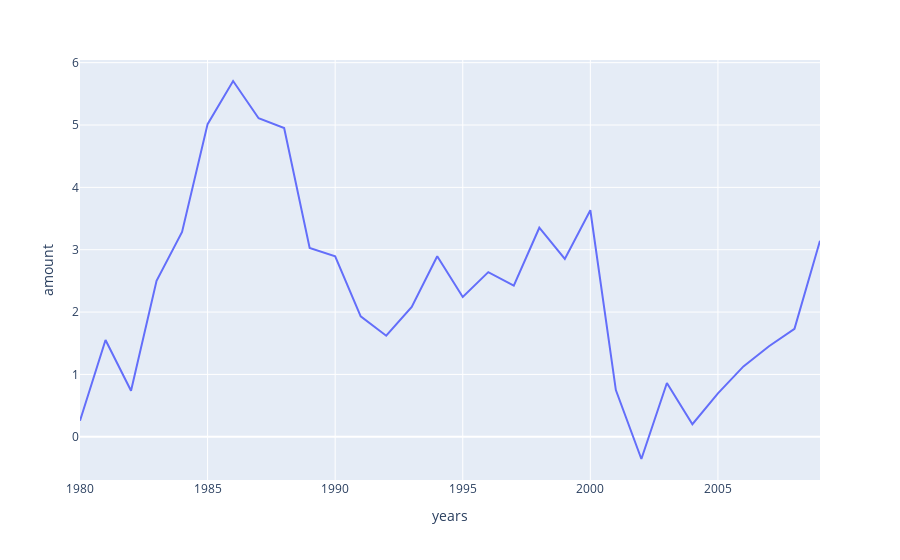

This figure's notebook cell:
### Markdown cell above
https://plotly.com/python/line-charts/

### Code cell
fig = px.line(df, x='years', y='amount')
fig.show()

### Figure 1 — Plotly figure (JSON) as saved in the notebook; plotly's stock layout.template omitted (floating-point values rounded to 4 significant figures)
{"data": [{"hovertemplate": "years=%{x}<br>amount=%{y}<extra></extra>", "legendgroup": "", "line": {"color": "#636efa", "dash": "solid"}, "marker": {"symbol": "circle"}, "mode": "lines", "name": "", "orientation": "v", "showlegend": false, "type": "scatter", "x": [1980, 1981, 1982, 1983, 1984, 1985, 1986, 1987, 1988, 1989, 1990, 1991, 1992, 1993, 1994, 1995, 1996, 1997, 1998, 1999, 2000, 2001, 2002, 2003, 2004, 2005, 2006, 2007, 2008, 2009], "xaxis": "x", "y": [0.2569, 1.551, 0.7381, 2.501, 3.286, 5.014, 5.706, 5.108, 4.952, 3.027, 2.895, 1.932, 1.62, 2.083, 2.894, 2.243, 2.641, 2.424, 3.353, 2.853, 3.633, 0.7488, -0.3568, 0.8629, 0.2007, 0.696, 1.129, 1.452, 1.732, 3.144], "yaxis": "y"}], "layout": {"legend": {"tracegroupgap": 0}, "margin": {"t": 60}, "xaxis": {"anchor": "y", "domain": [0, 1], "title": {"text": "years"}}, "yaxis": {"anchor": "x", "domain": [0, 1], "title": {"text": "amount"}}}}
